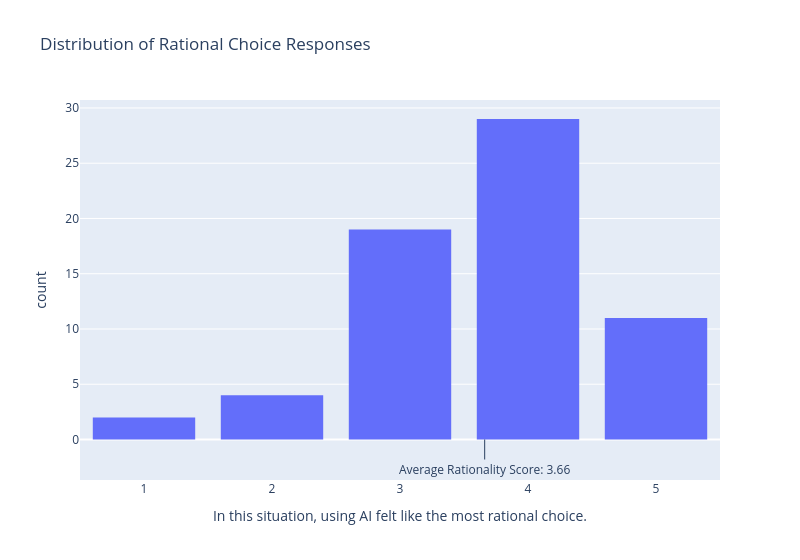

The notebook cell saved with this chart:
### Code cell
#plot the distribution of 'In this situation, using AI felt like the most rational choice.' column
rational_choice_dist = px.histogram(survey_data, 
                                   x='In this situation, using AI felt like the most rational choice.', 
                                   title='Distribution of Rational Choice Responses', 
                                   
                                   width =800)
rational_choice_dist.update_layout(bargap=0.2)

#update plot to have a label indicating the average rationality score across all responses of 3.66
average_rationality = survey_data['In this situation, using AI felt like the most rational choice.'].mean()
rational_choice_dist.add_annotation(
    x=average_rationality,
    y=0,
    text=f'Average Rationality Score: {average_rationality:.2f}',
    showarrow=True,
    ax=0,
    ay=30
)
rational_choice_dist.show()

### Figure 1 — Plotly figure (JSON) as saved in the notebook; plotly's stock layout.template omitted (floating-point values rounded to 4 significant figures)
{"data": [{"bingroup": "x", "hovertemplate": "In this situation, using AI felt like the most rational choice.=%{x}<br>count=%{y}<extra></extra>", "legendgroup": "", "marker": {"color": "#636efa", "pattern": {"shape": ""}}, "name": "", "orientation": "v", "showlegend": false, "type": "histogram", "x": [4, 5, 4, 4, 1, 4, 5, 2, 4, 3, 4, 4, 4, 5, 4, 5, 4, 4, 3, 4, 4, 4, 3, 3, 2, 3, 3, 5, 4, 4, 4, 4, 3, 4, 1, 5, 2, 3, 3, 5, 3, 3, 5, 4, 3, 4, 4, 3, 5, 2, 4, 3, 3, 4, 3, 4, 4, 4, 5, 4, 3, 5, 3, 4, 3], "xaxis": "x", "yaxis": "y"}], "layout": {"annotations": [{"ax": 0, "ay": 30, "showarrow": true, "text": "Average Rationality Score: 3.66", "x": 3.662, "y": 0}], "bargap": 0.2, "barmode": "relative", "legend": {"tracegroupgap": 0}, "title": {"text": "Distribution of Rational Choice Responses"}, "width": 800, "xaxis": {"anchor": "y", "domain": [0, 1], "title": {"text": "In this situation, using AI felt like the most rational choice."}}, "yaxis": {"anchor": "x", "domain": [0, 1], "title": {"text": "count"}}}}
